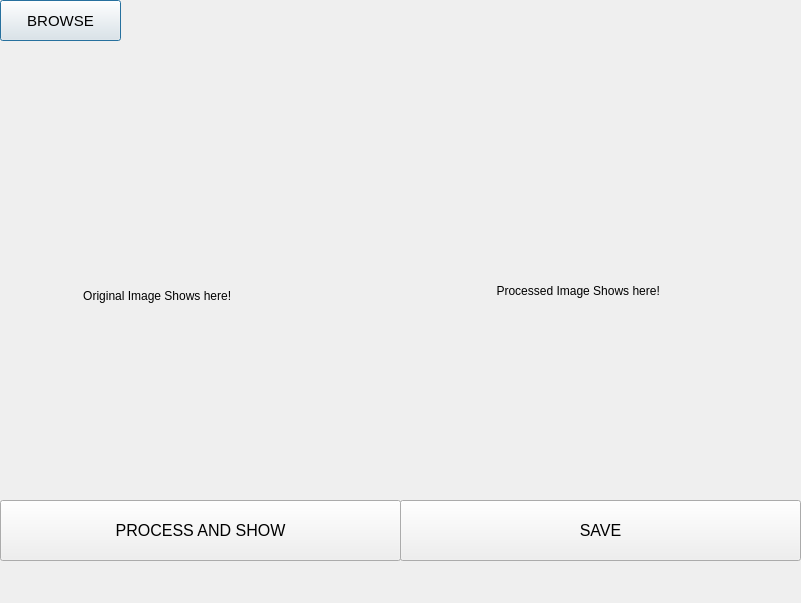
<?xml version="1.0" encoding="UTF-8"?>
<ui version="4.0">
 <class>Dialog</class>
 <widget class="QDialog" name="Dialog">
  <property name="geometry">
   <rect>
    <x>0</x>
    <y>0</y>
    <width>801</width>
    <height>603</height>
   </rect>
  </property>
  <property name="windowTitle">
   <string>Dialog</string>
  </property>
  <widget class="QPushButton" name="pushButton">
   <property name="geometry">
    <rect>
     <x>0</x>
     <y>0</y>
     <width>121</width>
     <height>41</height>
    </rect>
   </property>
   <property name="font">
    <font>
     <pointsize>11</pointsize>
    </font>
   </property>
   <property name="text">
    <string>BROWSE</string>
   </property>
  </widget>
  <widget class="QPushButton" name="pushButton_2">
   <property name="geometry">
    <rect>
     <x>0</x>
     <y>500</y>
     <width>401</width>
     <height>61</height>
    </rect>
   </property>
   <property name="font">
    <font>
     <pointsize>12</pointsize>
    </font>
   </property>
   <property name="text">
    <string>PROCESS AND SHOW</string>
   </property>
  </widget>
  <widget class="QPushButton" name="pushButton_3">
   <property name="geometry">
    <rect>
     <x>400</x>
     <y>500</y>
     <width>401</width>
     <height>61</height>
    </rect>
   </property>
   <property name="font">
    <font>
     <pointsize>12</pointsize>
    </font>
   </property>
   <property name="text">
    <string>SAVE</string>
   </property>
  </widget>
  <widget class="QLabel" name="label">
   <property name="geometry">
    <rect>
     <x>0</x>
     <y>100</y>
     <width>401</width>
     <height>391</height>
    </rect>
   </property>
   <property name="text">
    <string>                         Original Image Shows here!</string>
   </property>
   <property name="scaledContents">
    <bool>true</bool>
   </property>
  </widget>
  <widget class="QLabel" name="label_2">
   <property name="geometry">
    <rect>
     <x>410</x>
     <y>90</y>
     <width>391</width>
     <height>401</height>
    </rect>
   </property>
   <property name="text">
    <string>                          Processed Image Shows here!</string>
   </property>
   <property name="scaledContents">
    <bool>true</bool>
   </property>
  </widget>
 </widget>
 <resources/>
 <connections/>
</ui>
